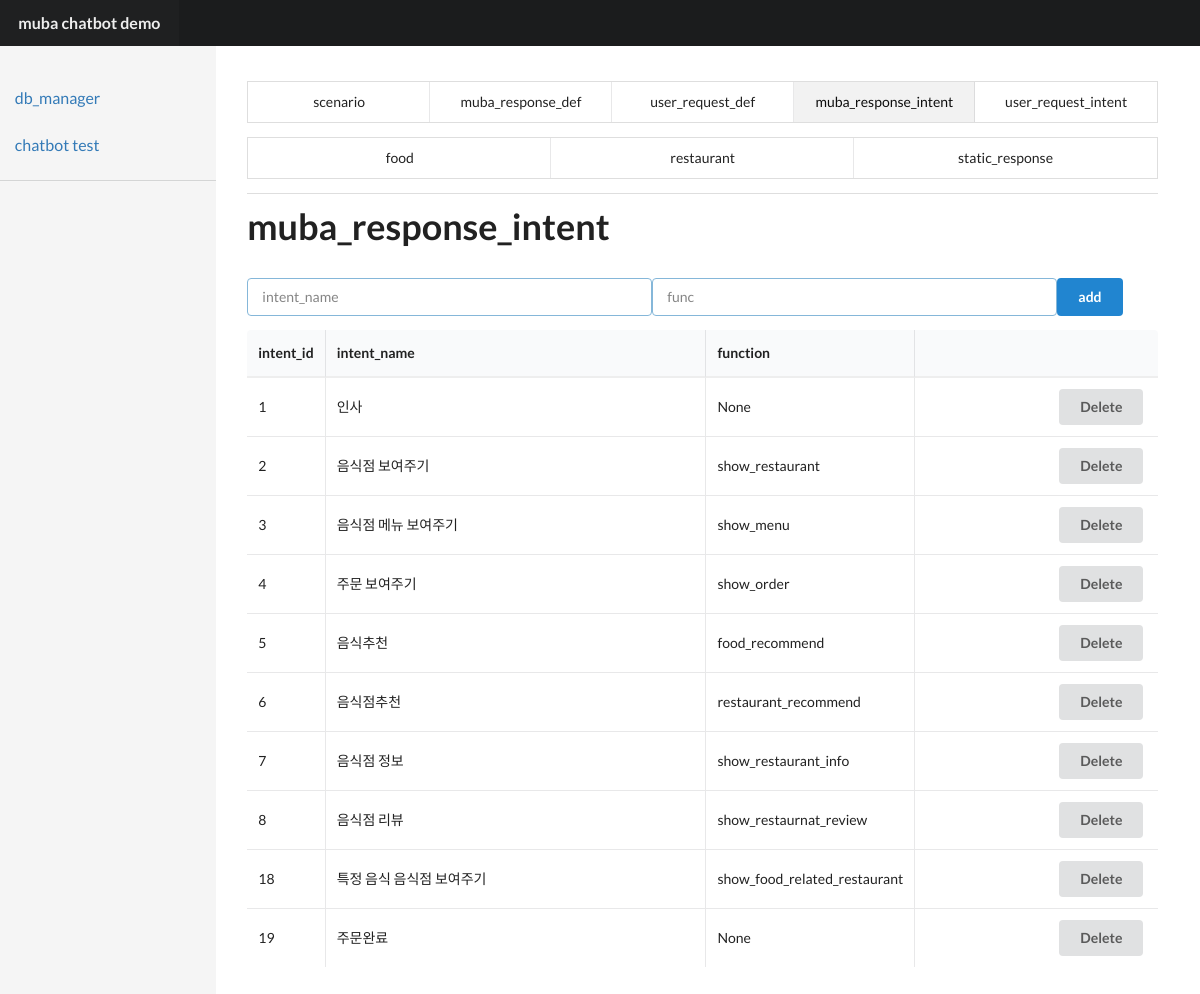
Page /chatbot/db_manage?table=muba_response_intent on the committed database.
### tables this page shows
CREATE TABLE "muba_response_intent" (
	`muba_response_intent_id`	INTEGER PRIMARY KEY AUTOINCREMENT,
	`intent_name`	TEXT,
	`func`	TEXT
);

### app.py (the view, shortened to what this page needs)
@app.route('/chatbot/db_manage')
def db_manage():
    try:
        tables = ['scenario', 'muba_response_def', 'user_request_def', 'muba_response_intent','user_request_intent']
        tables+=['food','restaurant','static_response']
        cur_table = request.args.get('table', default='scenario', type=str)
        intent_list=[]
        if cur_table=='muba_response_intent':
            response_intents=query_db('select * from muba_response_intent')
            table_info=response_intents
            response = render_template('manage.html', table_info=table_info, tables=tables, cur_table=cur_table)
            return response
        elif cur_table=='user_request_intent':
            response_intents=query_db('select * from user_request_intent')
            table_info=response_intents
            response = render_template('manage.html', table_info=table_info, tables=tables, cur_table=cur_table)
            return response
        elif cur_table=='food':
            food_info=query_db('select * from food')
            table_info = food_info
            response = render_template('manage.html', table_info=table_info, tables=tables, cur_table=cur_table)
            return response
        elif cur_table=='static_response':
            info = query_db('select * from static_response')
            table_info=info
            response = render_template('manage.html', table_info=table_info, tables=tables, cur_table=cur_table)
            return response
        elif cur_table=='restaurant':
            page = request.args.get('page', default=1, type=int)
            rest_info=query_db('select * from restaurant LIMIT ? OFFSET ?;',[50,50*(page-1)])
            table_info = rest_info
            response = render_template('manage.html', table_info=table_info, tables=tables, cur_table=cur_table,page=page)
            return response
    except Exception as ex:
        print(ex)
        return 'error'

### app.py (called while the page is built)
def get_db():
    top = _app_ctx_stack.top
    if not hasattr(top, 'sqlite_db'):
        top.sqlite_db = sqlite3.connect(DATABASE)
    return top.sqlite_db

@app.teardown_appcontext
def close_connection(exception):
    top = _app_ctx_stack.top
    if hasattr(top, 'sqlite_db'):
        top.sqlite_db.close()

def query_db(query, args=(), one=False):
    cur = get_db().execute(query, args)
    rv = cur.fetchall()
    cur.close()
    return (rv[0] if rv else None) if one else rv

### templates/manage.html (shortened to what this page needs)
<!DOCTYPE html>
<html>
{% extends 'layout.html' %}
{% block title %}
    <div class="ui five item menu">
        {% for table in tables[:5] %}
            {% if table==cur_table %}<a class="active item">{{ table }}</a>
            {% else %}  <a class="item" href="?table={{ table }}">{{ table }}{% endif %}</a>
        {% endfor %}
    </div>
    <div class="ui three item menu">
    {% for table in tables[5:] %}
            {% if table==cur_table %}<a class="active item">{{ table }}</a>
            {% else %}  <a class="item" href="?table={{ table }}">{{ table }}{% endif %}</a>
        {% endfor %}
    </div>
{% endblock %}
{% block content %}
    <div class="row">
        <h1 class="ui huge header">{{ cur_table }}</h1>
    </div>
    <div class="row">
        <table class="ui celled table">
            {% if cur_table=='muba_response_def' %}
                <form class="form-inline" action="/chatbot/db_manage/item_add" method="post">
                <input type="hidden" name="cur_table" value="{{ cur_table }}">
                <select name="intent_id" class="form-control ui search dropdown">
                    {% for rd in intent_list %}
                        <option value={{ rd[0] }}>{{ rd[1] }}</option>
                    {% endfor %}
                </select>
                <div class="ui input focus">
                    <input type="text" size=50 placeholder="sentence" name="sentence" value="">
                </div>
                <button type="submit" class="ui primary button">
                    add
                </button>
                </form>
                <thead>
                <tr>
                    <th class="collapsing">intent_id</th>
                    <th class="collapsing">sentence_intent</th>
                    <th>sentence</th>
                </tr>
                </thead>
                <tbody>
                {% for rd in table_info %}
                    <tr>
                        <td data-label="muba_response_intent_id">{{ rd[1] }}</td>
                        <td data-label="intent_name">{{ rd[3] }}({{ rd[4] }})</td>
                        <td data-label="sentence">{{ rd[2] }}<button onclick='location="/chatbot/db_manage/item_delete?table={{ cur_table }}&id={{ rd[0] }}"' style="float:right" class="ui button">Delete</button></td>
                    </tr>
                {% endfor %}
                </tbody>
                {% elif cur_table=='muba_response_intent' %}
                <form class="form-inline" action="/chatbot/db_manage/item_add" method="post">
                <div class="ui input focus">
                    <input type="text" size=50 placeholder="intent_name" name="intent_name" value="">
                    <input type="text" size=50 placeholder="func" name="func" value="">
                </div>
                <button type="submit" class="ui primary button">
                    add
                </button>
                </form>
                <thead>
                <tr>
                    <th class="collapsing">intent_id</th>
                    <th>intent_name</th>
                    <th class="collapsing">function</th>
                    <th></th>
                </tr>
                </thead>
                <tbody>
                {% for rd in table_info %}
                    <tr>
                        <td data-label="muba_response_intent_id">{{ rd[0] }}</td>
                        <td data-label="intent_name">{{ rd[1] }}</td>
                        <td data-label="function">{{ rd[2] }}</td>
                        <td><button onclick='location="/chatbot/db_manage/item_delete?table={{ cur_table }}&id={{ rd[0] }}"' style="float:right" class="ui button">Delete</button></td>
                    </tr>
                {% endfor %}
                </tbody>
            {% endif %}
        </table>
    </div>
{% endblock %}

### static/stylesheets/default.css (style rules this page uses)
body { -webkit-font-smoothing: antialiased; -moz-osx-font-smoothing: grayscale; text-rendering: optimizeLegibility; }
.ui.menu { border-radius: 0; box-shadow: none; margin-bottom: 0; -moz-font-feature-settings: "smcp" 0, "onum" 0; -ms-font-feature-settings: "smcp" 0, "onum" 0; -o-font-feature-settings: "smcp" 0, "onum" 0; -webkit-font-feature-settings: "smcp" 0, "onum" 0; font-feature-settings: "smcp" 0, "onum" 0; }

### templates/layout.html (style rules this page uses)
body { display: relative; }
#content h1 { font-size: 36px; }
#content table.ui.table { border: none; }
#content table.ui.table thead th { border-bottom: 2px solid #eee !important; }

### rows in the picture
muba_response_intent: muba_response_intent_id "1", intent_name "인사", rd "None"
muba_response_intent: muba_response_intent_id "2", intent_name "음식점 보여주기", func "show_restaurant"
muba_response_intent: muba_response_intent_id "3", intent_name "음식점 메뉴 보여주기", func "show_menu"
muba_response_intent: muba_response_intent_id "4", intent_name "주문 보여주기", func "show_order"
muba_response_intent: muba_response_intent_id "5", intent_name "음식추천", func "food_recommend"
muba_response_intent: muba_response_intent_id "6", intent_name "음식점추천", func "restaurant_recommend"
muba_response_intent: muba_response_intent_id "7", intent_name "음식점 정보", func "show_restaurant_info"
muba_response_intent: muba_response_intent_id "8", intent_name "음식점 리뷰", func "show_restaurnat_review"
muba_response_intent: muba_response_intent_id "18", intent_name "특정 음식 음식점 보여주기", func "show_food_related_restaurant"
muba_response_intent: muba_response_intent_id "19", intent_name "주문완료", rd "None"

### other values in the picture
{{ text }} "db_manager chatbot test"
{{ table }} "scenario" "muba_response_def" "user_request_def" "user_request_intent"
{{ table }} "muba_response_intent"
{{ table }} "food" "restaurant" "static_response"
{{ cur_table }} "muba_response_intent"
